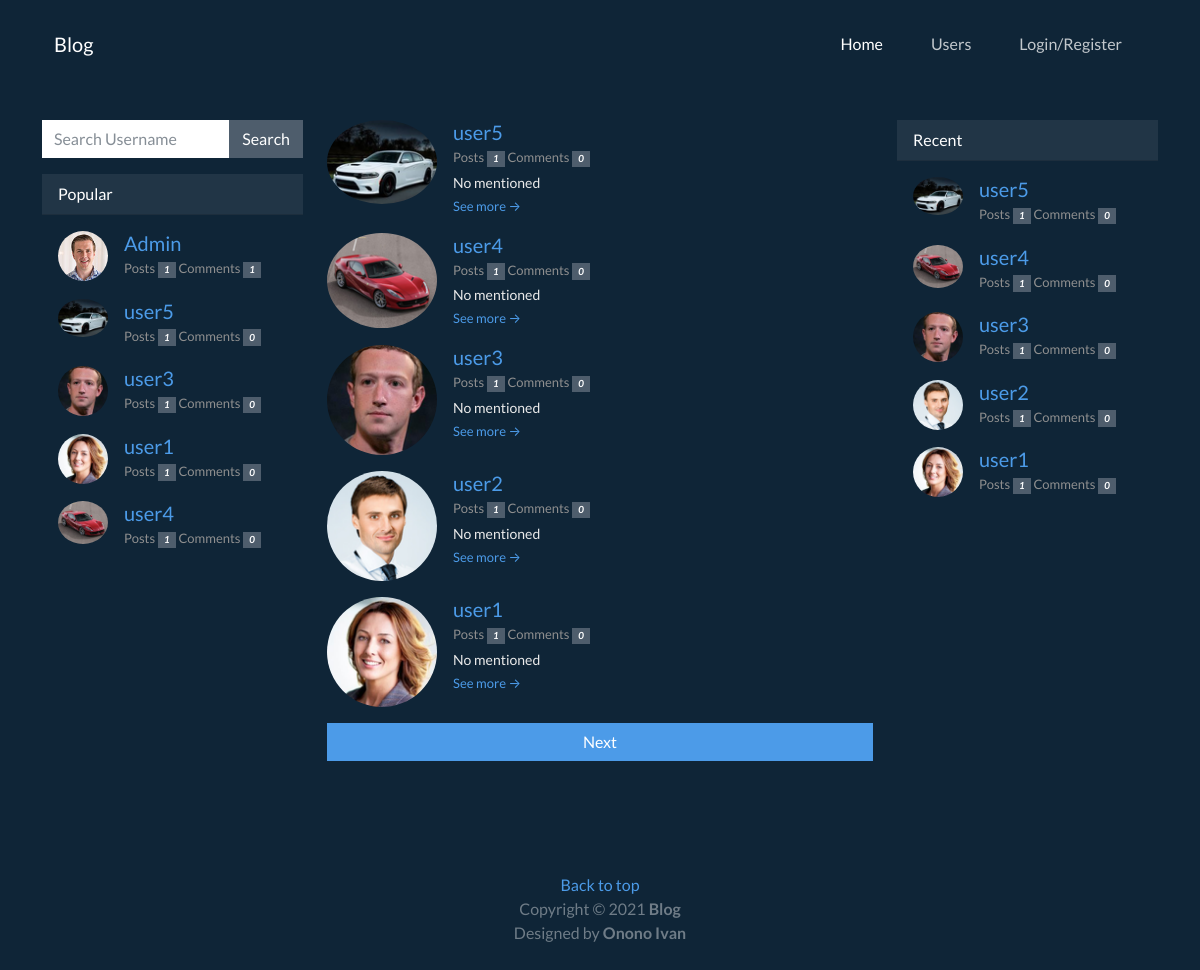
The app's page /accounts/users/ with its own data.
### accounts/models.py (models this page shows, shortened)
class Profile(models.Model):
    user = models.ForeignKey(User, on_delete=models.CASCADE, related_name='profile')
    image = models.ImageField(upload_to=user_directory_path, blank=True, null=True)
    post_count = models.PositiveIntegerField(default=0)
    comment_count = models.PositiveIntegerField(default=0)
    facebook = models.URLField(blank=True, null=True)
    youtube = models.URLField(blank=True, null=True)
    github = models.URLField(blank=True, null=True)
    bio = models.TextField(default='No mentioned')
    views = models.PositiveIntegerField(default=0)
    class Meta:
        ordering = ['-id']
    def __str__(self):
        return self.user.username

### accounts/views.py (the view)
# urls.py: path('users/', views.profile_list, name='profile-list'),
def profile_list(request):
	profies = Profile.objects.all()
	latest_profiles = Profile.objects.all().order_by('-id')[:5]
	popular_profiles = Profile.objects.all().order_by('-views', '-id')[:5]
	paginator = Paginator(profies, 5)
	page_number = request.GET.get('page')
	profiles_paginator = paginator.get_page(page_number)
	context = {
	'profiles':profiles_paginator,
	'recent':latest_profiles,
	'popular':popular_profiles,
	}
	return render(request, 'accounts/profile_list.html', context)

### templates/accounts/profile_list.html (shortened to what this page needs)
{% extends 'base.html' %}
{% load static %}
{% block content %}
<div class="container mt-5 post-list">
        <div class="row">
            <div class="col-12 col-md-4 col-lg-3 mb-5">
                <form class="d-flex" action="{% url 'user-search' %}">
                    <input class="form-control " type="text" name="query" placeholder="Search Username">
                    <button class="btn btn-secondary" type="submit">Search</button>
                </form>
                <div class="card text-white  mt-3">
                    <div class="card-header">Popular</div>
                    <div class="card-body">
                        {% for profile in popular %}
                            <div class="d-flex post mb-3">
                                <div class="flex-shrink-0">
                                    {% if profile.image %}
                                    <img class="mr-3 img-fluid post-thumb d-none d-md-flex rounded-circle"src="{{profile.image.url}}" alt="image" width="50px">
                                    {% else %}
                                    <img class="mr-3 img-fluid post-thumb d-none d-md-flex rounded-circle"src="{% static 'img/default.png' %}" alt="image" width="50px">
                                    {% endif %}
                                </div>
                                <div class="flex-grow-1 ms-3">
                                    <h5 class="title mb-1"><a href="{% url 'profile-detail' username=profile %}">{{profile}}</a></h5>
                                    <div class="meta mb-1">
                                        Posts <i class="badge bg-secondary">{{profile.post_count}}</i>
                                        Comments <i class="badge bg-secondary">{{profile.comment_count}}</i>
                                    </div>
                                </div>
                            </div>
                        {% endfor %}
                    </div>
                </div>
            </div>
            <div class="col-12 col-md-8 col-lg-6">
                {% if profiles %}
                {% for profile in profiles %}
                <div class="d-flex post mb-3">
                    <div class="flex-shrink-0">
                        {% if profile.image %}
                        <img class="mr-3 img-fluid post-thumb d-none d-md-flex rounded-circle" src="{{profile.image.url}}"
                            alt="image">
                        {% else %}
                        <img class="mr-3 img-fluid post-thumb d-none d-md-flex rounded-circle" src="{% static 'img/default.png' %}"
                            alt="image">
                        {% endif %}
                    </div>
                    <div class="flex-grow-1 ms-3">
                        <h5 class="title mb-1"><a href="{% url 'profile-detail' username=profile %}">{{profile}}</a></h5>
                        <div class="meta mb-1">
                            Posts <i class="badge bg-secondary">{{profile.post_count}}</i>
                            Comments <i class="badge bg-secondary">{{profile.comment_count}}</i>
                        </div>
                        <div class="intro">{{profile.bio|truncatechars:120}}</div>
                        <a class="more-link" href="{% url 'profile-detail' username=profile %}">See more →</a>
                    </div>
                </div>
                {% endfor %}
                {% else %}
                <p>No users to show</p>
                {% endif %}
                <div class="d-flex gap-0 mb-3">
                    {% if profiles.has_next and not profiles.has_previous %}
                    <a href="?page={{profiles.next_page_number}}" class="btn btn-md btn-primary" style="width: 100%;">
                        Next
                    </a>
                    {% endif %}
                </div>
            </div>
            <div class="col-12 col-lg-3">
                <div class="card text-white">
                    <div class="card-header">Recent</div>
                    <div class="card-body">
                        {% if recent %}
                        {% for profile in recent %}
                        <div class="d-flex post mb-3">
                            <div class="flex-shrink-0">
                                {% if profile.image %}
                        <img class="mr-3 img-fluid post-thumb d-none d-md-flex rounded-circle" src="{{profile.image.url}}"
                            alt="image" width="50px">
                        {% else %}
                        <img class="mr-3 img-fluid post-thumb d-none d-md-flex rounded-circle" src="{% static 'img/default.png' %}"
                            alt="image" width="50px">
                        {% endif %}
                            </div>
                            <div class="flex-grow-1 ms-3">
                                <h5 class="title mb-1"><a href="{% url 'profile-detail' username=profile %}">{{profile}}</a></h5>
                                <div class="meta mb-1">
                                    Posts <i class="badge bg-secondary">{{profile.post_count}}</i>
                                    Comments <i class="badge bg-secondary">{{profile.comment_count}}</i>
                                </div>
                            </div>
                        </div>
                        {% endfor %}
                        {% else %}
                        <p>No users to show</p>
                        {% endif %}
                    </div>
                </div>
            </div>
        </div>
    </div>
{% endblock %}

### templates/base.html (shortened to what this page needs)
{% load static %}
<!DOCTYPE html>
<html lang="en">
<head>
    <link rel="stylesheet" href="{% static 'css/bootstrap.min.css' %}">
    <link rel="stylesheet" href="{% static 'font-awesome/css/font-awesome.min.css' %}">
    <link rel="stylesheet" href="{% static 'css/style.css' %}">
</head>
<body>
    <div class="container-md mt-3">
        <nav class="navbar navbar-expand-lg navbar-dark ">
            <div class="container-fluid">
                <a class="navbar-brand" href="{% url 'index' %}">Blog</a>
                <div class="collapse navbar-collapse" id="navbarNavDropdown">
                    <ul class="navbar-nav">
                        <li class="nav-item">
                            <a class="nav-link active" aria-current="page" href="{% url 'index' %}">Home</a>
                        </li>
                        <li class="nav-item">
                            <a class="nav-link" href="{% url 'profile-list' %}">Users</a>
                        </li>
                        {% if request.user.is_authenticated %}
                        <li class="nav-item">
                            <a class="nav-link" href="{% url 'post-create'%}">Post</a>
                        </li>
                        <li class="nav-item dropdown">
                            <a class="nav-link dropdown-toggle" href="#" id="navbarDropdownMenuLink" role="button"
                                data-bs-toggle="dropdown" aria-expanded="false">
                                {{request.user.username}}
                            </a>
                            <ul class="dropdown-menu" aria-labelledby="navbarDropdownMenuLink">
                                <li><a class="dropdown-item" href="{% url 'profile-detail' username=request.user.username %}">Profile</a></li>
                                <li><a class="dropdown-item" href="{% url 'profile-update' username=request.user.username %}">Update Profile</a></li>
                                <li>
                                    <a class="dropdown-item" href="{% url 'password_change' %}">Change Password</a>
                                </li>
                                <li><a class="dropdown-item" href="{% url 'logout' %}">Logout</a></li>
                            </ul>
                        </li>
                        {% else %}
                        <li class="nav-item">
                            <a class="nav-link" href="{% url 'login' %}">Login/Register</a>
                        </li>
                        {% endif %}
                    </ul>
                </div>
            </div>
        </nav>
    </div>
    {% block content %}
    {% endblock %}
    <div class="container mt-5 py-5 text-center">
        <footer>
            <a href="#top">Back to top</a>
            <p class="text-muted text-sm mb-0">Copyright &copy; 2021 <span class="fw-bold">Blog</span></p>
            <p class="text-muted text-sm">Designed by <span class="fw-bold">Onono Ivan</span> </p>
        </footer>
    </div>
</body>
</html>

### static/css/style.css (style rules this page uses)
*, *::before, *::after { box-sizing: border-box; }
.card { background: #0f2537; border: none; }
a { text-decoration: none; background: transparent; }
.post .intro { font-size: 0.875em; }
.meta { color: #8f8f8f; font-size: 0.8125rem; }
.post-list .post img, .post-thumb { max-width: 110px; }
.post-list .more-link { font-size: 0.8125rem; }
.navbar-collapse { justify-content: flex-end; }
@media (min-width: 992px) { .navbar-expand-lg .navbar-nav .nav-link { padding-right: 1.5rem; padding-left: 1.5rem; } }

### records on screen
Profile: image (placeholder picture), user.username "Admin", post_count "1", comment_count "1"
Profile: image (placeholder picture), user.username "user5", post_count "1", comment_count "0", bio "No mentioned"
Profile: image (placeholder picture), user.username "user3", post_count "1", comment_count "0", bio "No mentioned"
Profile: image (placeholder picture), user.username "user1", post_count "1", comment_count "0", bio "No mentioned"
Profile: image (placeholder picture), user.username "user4", post_count "1", comment_count "0", bio "No mentioned"
Profile: image (placeholder picture), user.username "user2", post_count "1", comment_count "0", bio "No mentioned"
